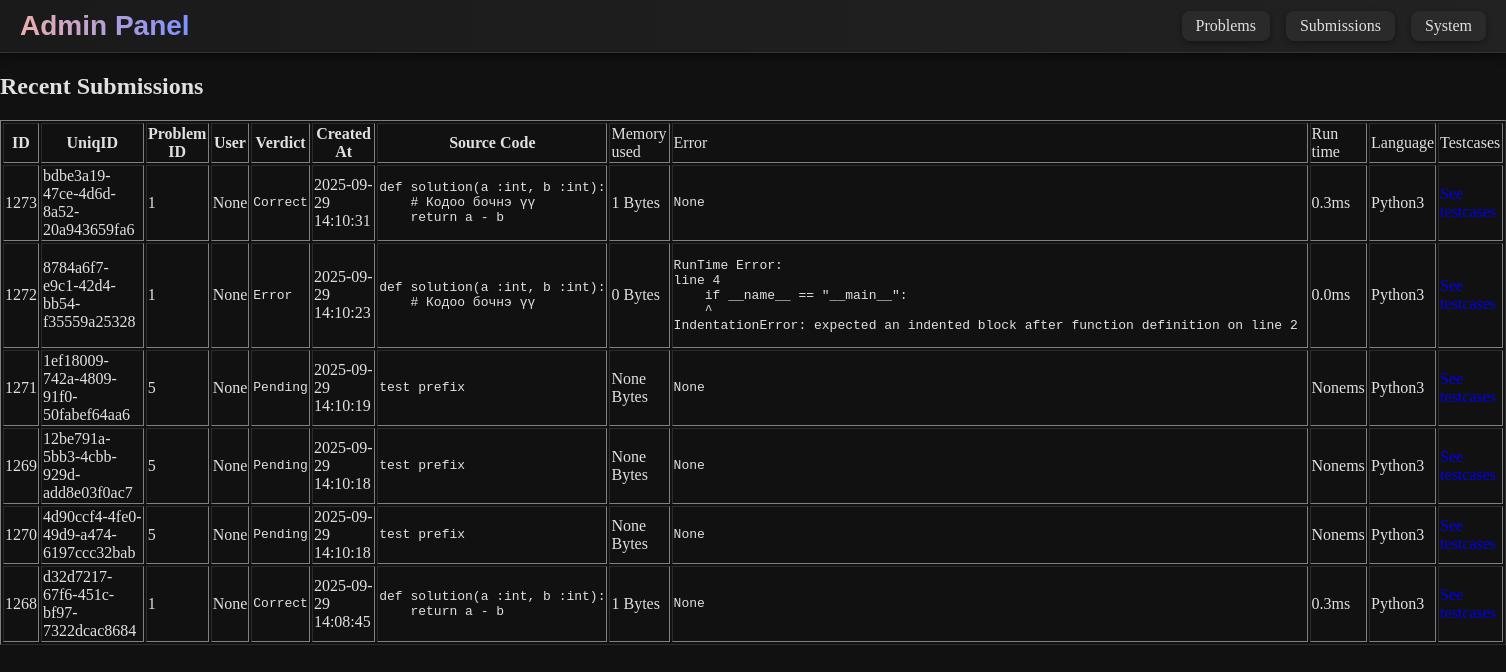
Screenshot of /admin/submissions with the database file from the repository.
### tables this page shows
CREATE TABLE submissions (subID INTEGER PRIMARY KEY AUTOINCREMENT, code TEXT NOT NULL, runtime FLOAT, memory INT, subTime TIMESTAMP DEFAULT CURRENT_TIMESTAMP, status VARCHAR(50) DEFAULT "Pending", problem_id INT NOT NULL REFERENCES problems(problem_id) ON DELETE CASCADE, language VARCHAR(50) DEFAULT "Python3", userID DEFAULT NULL, UniqID varchar(45), error TEXT default None);

### run.py (the view)
@app.route('/admin/submissions')
def adminSubmissions():
    conn = get_db_connection()
    submissions = conn.execute('SELECT * FROM submissions ORDER BY subTime DESC').fetchall()
    conn.close()
    submissions = [dict(row) for row in submissions]
    return render_template('admin/adminSub.html', submissions=submissions)

### run.py (called while the page is built)
def get_db_connection():
    conn = sqlite3.connect(DB_PATH)
    conn.row_factory = sqlite3.Row
    return conn

### templates/admin/adminSub.html (shortened to what this page needs)
{% extends "admin/admin.html" %}
{% block content %}
<h2>Recent Submissions</h2>
<table border="1">
    <tr>
        <th>ID</th>
        <th>UniqID</th>
        <th>Problem ID</th>
        <th>User</th>
        <th>Verdict</th>
        <th>Created At</th>
        <th>Source Code</th>
        <td>Memory used</td>
        <td>Error</td>
        <td>Run time</td>
        <td>Language</td>
        <td>Testcases</td>
    </tr>
    {% for s in submissions %}
    <tr>
        <td>{{ s.subID }}</td>
        <td>{{ s.UniqID }}</td>
        <td>{{ s.problem_id }}</td>
        <td>{{ s.userID }}</td>
        <td>
            <pre>{{ s.status }}</pre>
        </td>
        <td>{{ s.subTime }}</td>
        <td>
            <pre>{{ s.code }}</pre>
        </td>
        <td>{{ s.memory }} Bytes</td>
        <td>
            <pre>{{ s.error }} </pre>
        </td>
        <td>{{ s.runtime }}ms</td>
        <td>{{ s.language }}</td>
        <td> <a href="{{ url_for('admin_SubTC', subId=s.UniqID) }}">See testcases</a> </td>
    </tr>
    {% endfor %}
</table>
{% endblock %}

### templates/admin/admin.html (style rules this page uses)
body { background-color: #111111; color: #e0e0e0; margin: 0; }
a { text-decoration: none !important; }

### rows the page displays
submissions: subID "1273", UniqID "bdbe3a19-47ce-4d6d-8a52-20a943659fa6", problem_id "1", userID "None", status "Correct", subTime "2025-09-29 14:10:31", code "def solution(a :int, b :int): # Кодоо бочнэ үү return a - b", memory "1", error "None", runtime "0.3", language "Python3"
submissions: subID "1272", UniqID "8784a6f7-e9c1-42d4-bb54-f35559a25328", problem_id "1", userID "None", status "Error", subTime "2025-09-29 14:10:23", code "def solution(a :int, b :int): # Кодоо бочнэ үү", memory "0", error "RunTime Error: line 4 if __name__ == \"__main__\": ^ IndentationError: expected an indented block after function definition on line 2", runtime "0.0", language "Python3"
submissions: subID "1271", UniqID "1ef18009-742a-4809-91f0-50fabef64aa6", problem_id "5", userID "None", status "Pending", subTime "2025-09-29 14:10:19", code "test prefix", memory "None", error "None", runtime "None", language "Python3"
submissions: subID "1269", UniqID "12be791a-5bb3-4cbb-929d-add8e03f0ac7", problem_id "5", userID "None", status "Pending", subTime "2025-09-29 14:10:18", code "test prefix", memory "None", error "None", runtime "None", language "Python3"
submissions: subID "1270", UniqID "4d90ccf4-4fe0-49d9-a474-6197ccc32bab", problem_id "5", userID "None", status "Pending", subTime "2025-09-29 14:10:18", code "test prefix", memory "None", error "None", runtime "None", language "Python3"
submissions: subID "1268", UniqID "d32d7217-67f6-451c-bf97-7322dcac8684", problem_id "1", userID "None", status "Correct", subTime "2025-09-29 14:08:45", code "def solution(a :int, b :int): return a - b", memory "1", error "None", runtime "0.3", language "Python3"
